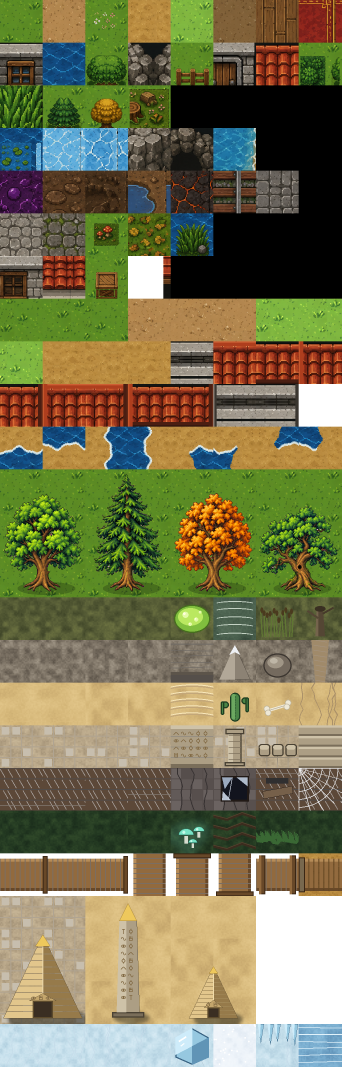
#> input picture assets/tilesets/overworld.png, 1024 x 3200 px, found by its file name (shown at 1/3 size)
$ python gerar_arvores_grandes.py
#> lines starting #> are read from the running program, lines starting #| are printed output that depends on the picture
#!/usr/bin/env python3
"""
gerar_arvores_grandes.py — Árvores de 2x3 tiles (05/09).

Pedido do Gabriel: "ajuste todas as árvores (pode usar até 2x3 (LxA) para todas
as árvores, estruturas etc, não precisa se prender aos tiles individuais)".

Por que isso muda tanto: até aqui cada árvore era UM tile de 128x128 — do mesmo
tamanho da cabeça do personagem, que ocupa 1x2 tiles. O jogador parecia um
gigante andando entre arbustos, e uma "floresta" era uma grade de bolinhas
verdes iguais. Com 2x3 (256 x 384 px) a árvore fica mais alta que o treinador,
que é a proporção do Pokémon original e o que faz a mata parecer mata.

Cada árvore é desenhada INTEIRA numa tela de 256x384 e só depois fatiada nos 6
tiles — é por isso que a copa fica contínua entre os tiles, sem emenda. Desenhar
tile a tile era o que produzia as árvores "cortadas" que já tinham dado problema.

Espécies (4), todas com a mesma direção de luz da Art Bible (cima-esquerda):
  carvalho  — copa larga e redonda
  pinheiro  — cônica, em camadas
  outono    — copa redonda alaranjada
  frondosa  — copa larga e baixa, verde-escura

Saída: linhas 11, 12 e 13 do atlas (2 colunas por espécie).
  carvalho (0-1)  pinheiro (2-3)  outono (4-5)  frondosa (6-7)

Roda com:  python3 tools/gerar_arvores_grandes.py
"""

import math

from PIL import Image, ImageDraw, ImageFilter

ATLAS = "assets/tilesets/overworld.png"
T = 128
LARG, ALT = 2 * T, 3 * T      # 256 x 384
LINHA_BASE = 11               # primeira linha do atlas usada

# Paletas: (claro, base, escuro, contorno). Contorno é sempre o tom mais escuro
# do PRÓPRIO material — nunca preto puro (regra da Art Bible).
# Amostradas dos tiles de árvore que já existiam no atlas (a antiga árvore em
# (2,1), o pinheiro em (1,2), o outono em (2,2)) — assim a mata nova encaixa
# com o resto do mundo em vez de parecer de outro jogo.
PALETAS = {
    "carvalho": ((122, 176, 60), (74, 126, 40), (40, 78, 26), (28, 57, 14)),
    "pinheiro": ((96, 150, 74), (52, 104, 52), (30, 66, 34), (20, 49, 20)),
    "outono":   ((240, 196, 74), (215, 162, 35), (140, 96, 12), (72, 47, 5)),
    "frondosa": ((104, 158, 56), (60, 112, 38), (32, 72, 24), (22, 48, 14)),
}
TRONCO = ((140, 100, 56), (104, 70, 36), (68, 44, 20), (42, 27, 10))
SOMBRA = (16, 26, 18, 96)


def _hash(x, y, sal=0):
    h = ((x * 0x9E3779B1) ^ (y * 0x85EBCA77) ^ (sal * 0xC2B2AE35)) & 0xFFFFFFFF
    h = ((h ^ (h >> 15)) * 0xC2B2AE3D) & 0xFFFFFFFF
    return (h ^ (h >> 13)) & 0xFFFFFFFF


def _sombra_no_chao(img, cx, base_y, raio):
    """Elipse achatada sob a árvore. É ela que 'assenta' o objeto no chão —
    sem sombra de contato, qualquer sprite grande parece adesivo colado."""
    camada = Image.new("RGBA", img.size, (0, 0, 0, 0))
    d = ImageDraw.Draw(camada)
    d.ellipse((cx - raio, base_y - raio * 0.30, cx + raio, base_y + raio * 0.30),
              fill=SOMBRA)
    camada = camada.filter(ImageFilter.GaussianBlur(7))
    return Image.alpha_composite(camada, img)


def _tronco(d, cx, topo, base, largura, inclinacao=0):
    claro, meio, escuro, contorno = TRONCO
    for y in range(topo, base):
        t = (y - topo) / max(1, base - topo)
        w = largura * (0.72 + 0.28 * t)          # alarga na raiz
        x = cx + inclinacao * (1 - t)
        d.line([(x - w / 2, y), (x + w / 2, y)], fill=meio)
        d.line([(x - w / 2, y), (x - w / 2 + 3, y)], fill=claro)     # luz à esquerda
        d.line([(x + w / 2 - 4, y), (x + w / 2, y)], fill=escuro)
    # raízes
    d.polygon([(cx - largura, base), (cx + largura, base),
               (cx + largura * 0.55, base - 12), (cx - largura * 0.55, base - 12)],
              fill=escuro)
    d.line([(cx - largura, base), (cx + largura, base)], fill=contorno, width=3)


def _folhagem_redonda(d, cx, cy, raio, paleta, sal, achatada=1.0):
    """Copa como AGLOMERADOS DE FOLHA, não como uma bola lisa.

    A primeira versão usava poucas bolhas grandes e o resultado era um montinho
    liso — dava a escala certa mas não parecia a mesma arte do tileset, que tem
    grumos bem visíveis. Aqui são muitos aglomerados pequenos, cada um com seu
    contorno e seus 3 tons, desenhados de trás pra frente (os de cima por
    último): é a sobreposição que cria a textura de folhagem.
    """
    claro, base, escuro, contorno = paleta
    grumos = []
    n = 120
    for i in range(n):
        # distribuição em disco (raiz do aleatório = densidade uniforme; sem
        # isso tudo se acumula no meio e a borda fica rala)
        a = (_hash(i, sal, 3) % 10000) / 10000.0 * math.tau
        t = math.sqrt((_hash(i, sal, 5) % 10000) / 10000.0)
        bx = cx + math.cos(a) * raio * t
        by = cy + math.sin(a) * raio * t * achatada
        rr = 13 + (_hash(i, sal, 7) % 9)
        grumos.append((bx, by, rr))
    grumos.sort(key=lambda g: g[1])          # de cima pra baixo

    for bx, by, rr in grumos:
        d.ellipse((bx - rr - 2, by - rr - 2, bx + rr + 2, by + rr + 2), fill=contorno)
    for bx, by, rr in grumos:
        d.ellipse((bx - rr, by - rr, bx + rr, by + rr), fill=escuro)
    for bx, by, rr in grumos:
        # a face virada pra luz (cima-esquerda) recebe o tom base
        d.ellipse((bx - rr * 0.80, by - rr * 0.86, bx + rr * 0.72, by + rr * 0.62), fill=base)
    for bx, by, rr in grumos:
        # e um brilho pequeno, só nos grumos do quadrante iluminado
        if bx < cx + raio * 0.25 and by < cy + raio * 0.12 * achatada:
            d.ellipse((bx - rr * 0.46, by - rr * 0.52, bx + rr * 0.30, by + rr * 0.22), fill=claro)


def carvalho(paleta, sal):
    img = Image.new("RGBA", (LARG, ALT), (0, 0, 0, 0))
    img = _sombra_no_chao(img, LARG / 2, ALT - 26, 82)
    d = ImageDraw.Draw(img)
    _tronco(d, LARG / 2, 214, ALT - 22, 40)
    _folhagem_redonda(d, LARG / 2, 148, 96, paleta, sal)
    return img


def frondosa(paleta, sal):
    img = Image.new("RGBA", (LARG, ALT), (0, 0, 0, 0))
    img = _sombra_no_chao(img, LARG / 2, ALT - 24, 92)
    d = ImageDraw.Draw(img)
    _tronco(d, LARG / 2, 232, ALT - 20, 46)
    _folhagem_redonda(d, LARG / 2, 158, 104, paleta, sal, achatada=0.80)
    return img


def outono(paleta, sal):
    img = Image.new("RGBA", (LARG, ALT), (0, 0, 0, 0))
    img = _sombra_no_chao(img, LARG / 2, ALT - 26, 78)
    d = ImageDraw.Draw(img)
    _tronco(d, LARG / 2 + 4, 206, ALT - 22, 36, inclinacao=-8)
    _folhagem_redonda(d, LARG / 2, 144, 92, paleta, sal)
    return img


def pinheiro(paleta, sal):
    """Cônica, em 5 camadas — a silhueta tem que ser reconhecível na miniatura
    do minimapa, não só de perto."""
    claro, base, escuro, contorno = paleta
    img = Image.new("RGBA", (LARG, ALT), (0, 0, 0, 0))
    img = _sombra_no_chao(img, LARG / 2, ALT - 24, 62)
    d = ImageDraw.Draw(img)
    _tronco(d, LARG / 2, 286, ALT - 20, 30)
    cx = LARG / 2
    camadas = 5
    for i in range(camadas):
        t = i / (camadas - 1.0)
        cy = 62 + t * 232
        meia = 26 + t * 92
        alto = 58 + t * 22
        pontos = []
        passos = 22
        for k in range(passos + 1):
            fx = -1.0 + 2.0 * k / passos
            ruido = ((_hash(i, k, sal) % 100) / 100.0 - 0.5) * 12
            pontos.append((cx + fx * meia + ruido, cy + alto * 0.55))
        pontos.append((cx + meia * 0.20, cy - alto * 0.5))
        pontos.append((cx - meia * 0.20, cy - alto * 0.5))
        d.polygon(pontos, fill=contorno)
        menores = [(x * 0.985 + cx * 0.015, y - 4) for x, y in pontos]
        d.polygon(menores, fill=escuro)
        claros = [(cx + (x - cx) * 0.72, y - 10) for x, y in pontos]
        d.polygon(claros, fill=base)
        # highlight só do lado esquerdo (luz de cima-esquerda)
        esq = [(x, y) for x, y in claros if x <= cx]
        if len(esq) >= 3:
            d.polygon(esq + [(cx, cy)], fill=claro)
        # Tufos na borda de baixo de cada camada. Sem eles o pinheiro ficava
        # geométrico ao lado das outras três, que são feitas de aglomerados —
        # a mesma árvore em duas linguagens de desenho diferentes.
        for k in range(11):
            fx = -1.0 + 2.0 * k / 10.0
            tx = cx + fx * meia * 0.96
            ty = cy + alto * 0.55 - 3
            rr = 9 + (_hash(i, k, sal + 40) % 7)
            d.ellipse((tx - rr - 2, ty - rr - 2, tx + rr + 2, ty + rr + 2), fill=contorno)
            d.ellipse((tx - rr, ty - rr, tx + rr, ty + rr), fill=escuro)
            d.ellipse((tx - rr * 0.72, ty - rr * 0.82, tx + rr * 0.62, ty + rr * 0.42),
                      fill=base if fx > -0.2 else claro)
    return img


ESPECIES = [
    ("carvalho", carvalho, 0),
    ("pinheiro", pinheiro, 0),
    ("outono", outono, 0),
    ("frondosa", frondosa, 0),
]


def main():
    im = Image.open(ATLAS).convert("RGBA")
#> im is the input picture: PIL image 1024x3200 RGBA; mean R, G, B, A 108.5, 105.5, 68.8, 240.4
    linhas_necessarias = LINHA_BASE + 3
    if im.size[1] // T < linhas_necessarias:
        maior = Image.new("RGBA", (im.size[0], linhas_necessarias * T), (0, 0, 0, 0))
        maior.paste(im, (0, 0))
        im = maior

    # Fundo de grama assado em cada tile. Necessário porque os dois tiles de
    # baixo da árvore são quase todos transparentes (só o tronco): sem grama
    # atrás, eles abririam um buraco no mapa, já que a camada 0 do TileMap não
    # tem nada por trás. Usa as variantes de grama pra floresta não virar um
    # xadrez do mesmo tile.
    variantes = [(0, 0), (0, 7), (1, 7), (2, 7)]

    def fundo_de_grama(indice):
        fundo = Image.new("RGBA", (LARG, ALT))
        for lin in range(3):
            for col in range(2):
                h = _hash(indice * 7 + col, lin, 61) % len(variantes)
                gc, gr = variantes[h]
                fundo.paste(im.crop((gc * T, gr * T, (gc + 1) * T, (gr + 1) * T)),
                            (col * T, lin * T))
        return fundo

    print("árvores 2x3 (256x384 cada), fatiadas em 6 tiles:")
    for i, (nome, fn, sal) in enumerate(ESPECIES):
        arvore = Image.alpha_composite(fundo_de_grama(i), fn(PALETAS[nome], sal + i * 17))
        col0 = i * 2
        for lin in range(3):
            for col in range(2):
                pedaco = arvore.crop((col * T, lin * T, (col + 1) * T, (lin + 1) * T))
                im.paste(pedaco, ((col0 + col) * T, (LINHA_BASE + lin) * T))
        print(f"  {nome:9s} -> colunas {col0}-{col0+1}, linhas "
              f"{LINHA_BASE}-{LINHA_BASE+2}")
#> this loop made 4 passes
#> pass 1, in _sombra_no_chao, `camada = camada.filter(ImageFilter.GaussianBlur(7))`:
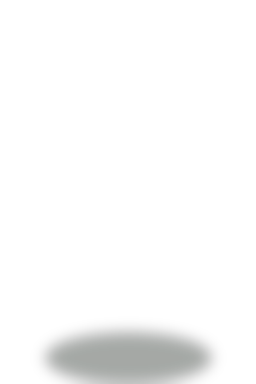
#> camada: PIL image 256x384 RGBA; mean R, G, B, A 1, 1.7, 1.2, 6.2; transparent parts drawn white
#> pass 1, in main, `arvore = Image.alpha_composite(fundo_de_grama(i), fn(PALETAS[nome], sa..`:
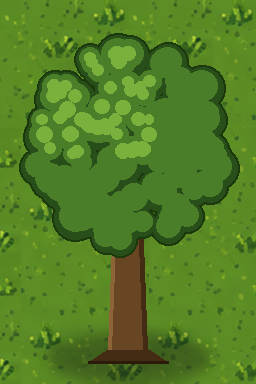
#> arvore: PIL image 256x384 RGBA; mean R, G, B, A 83.1, 126.8, 36.8, 255
#> pass 2, in _sombra_no_chao (call 2), `camada = camada.filter(ImageFilter.GaussianBlur(7))`:
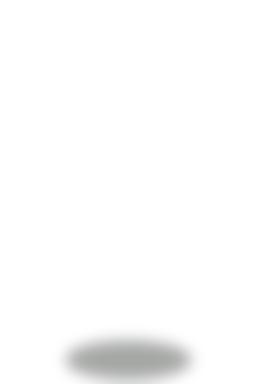
#> camada: PIL image 256x384 RGBA; mean R, G, B, A 0.6, 1, 0.7, 3.6; transparent parts drawn white
#> after the loop:
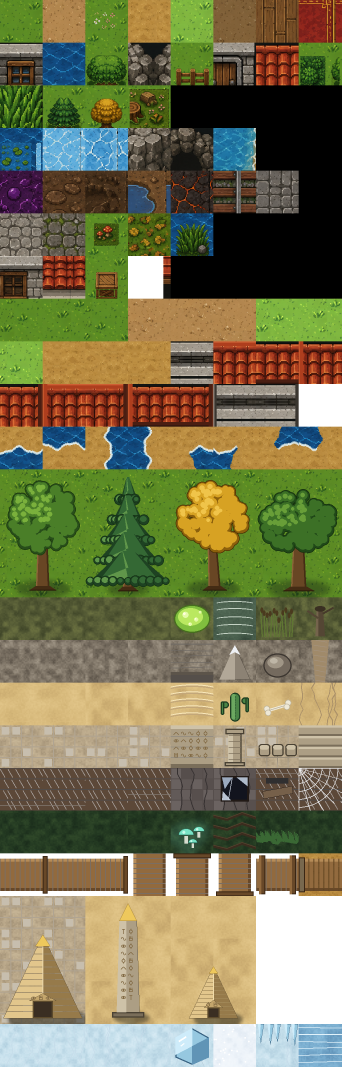
#> im: PIL image 1024x3200 RGBA (shown at 1/3 size); mean R, G, B, A 108.3, 106.3, 69.3, 240.4; transparent parts drawn white
#> after the loop:
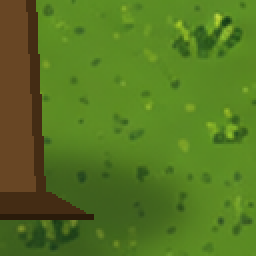
#> pedaco: PIL image 128x128 RGBA (shown 2 times larger); mean R, G, B, A 84.8, 117.6, 33.5, 255
    im.save(ATLAS)
    print(f"atlas: {im.size[0]}x{im.size[1]}")
#| atlas: 1024x3200


if __name__ == "__main__":
    main()
